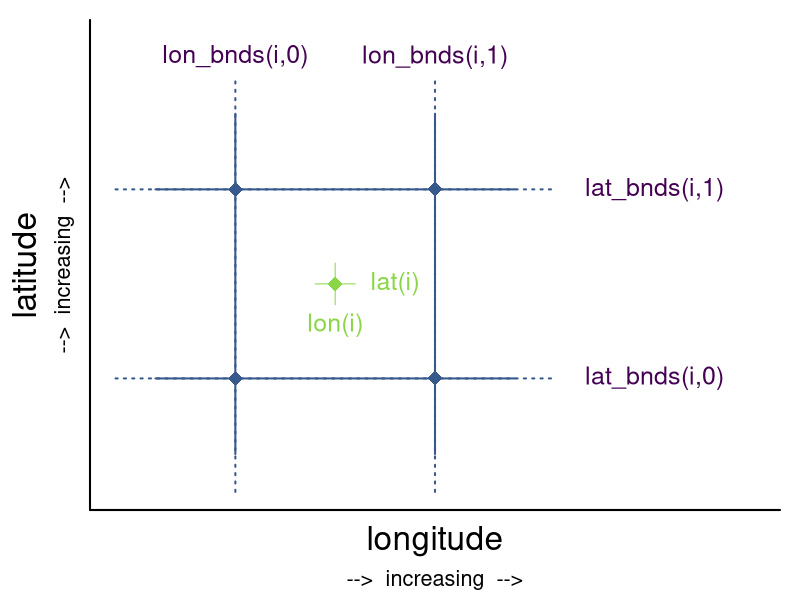

The R source for this figure:
# define lat and lon
lon = 10:10
lat = 54:54

lon_bnds = (10:11) - 0.5
lat_bnds = (54:55) - 0.5

dlon_solid = 0.4
dlat_solid = 0.4
dlon_dot = 0.6
dlat_dot = 0.6
dlon_text1 = 0.3
dlat_text1 = 0.22
dlon_text2 = 1.1
dlat_text2 = 0.7
dlon_max = 2*dlon_text2 - dlon_dot
dlat_max = 2*dlat_text2 - dlat_dot

nlon = length(lon)
nlat = length(lat)


# colors
col_grid_draw = '#38598CFF'
col_grid_text = '#440154FF'
col_cell_draw = '#8AD647FF'
col_cell_text = '#8AD647FF'


# write plot to file
png('pics/case_1D.png', width = 7, height = 5.2, units='in', res = 300)
# pdf('pics/case_1D.pdf', width = 7, height = 5.2, paper='special')
par(mar = c(4.5, 4.5, 1, 1))


# create base plot
plot(c(lon[1], lon[nlon]), c(lat[1], lat[nlat]),
     xlab = ' ', ylab = '',
     xlim = c(lon_bnds[1] - dlon_dot, lon_bnds[nlon+1] + dlon_max),
     ylim = c(lat_bnds[1] - dlat_dot, lat_bnds[nlat+1] + dlat_max),
     xaxt = 'n', yaxt = 'n',
     bty = 'n', type = 'n')
axis(1, at = c(0, 360), lwd = 2)
axis(2, at = c(0, 360), lwd = 2)
mtext('longitude', 1, line = +1.2, cex = 2)
mtext('-->  increasing  -->', 1, line = +3, cex = 1.3)
mtext('latitude', 2, line = 2.5, cex = 2)
mtext('-->  increasing  -->', 2, line = 0.8, cex = 1.3)


# add grid ----
# vertical lines, dotted
lines(rep(lon_bnds, each = 3), rep(c(lat_bnds[1] - dlat_dot, lat_bnds[nlat+1] + dlat_dot, NA), times = nlon+1), col = col_grid_draw, lwd = 2, lty = 'dotted')
# horizontal lines, dotted
lines(rep(c(lon_bnds[1] - dlon_dot, lon_bnds[nlon+1] + dlon_dot, NA), times = nlat+1), rep(lat_bnds, each = 3), col = col_grid_draw, lwd = 2, lty = 'dotted')

# vertical lines, solid
lines(rep(lon_bnds, each = 3), rep(c(lat_bnds[1] - dlat_solid, lat_bnds[nlat+1] + dlat_solid, NA), times = nlon+1), col = col_grid_draw, lwd = 2)
# horizontal lines, solid
lines(rep(c(lon_bnds[1] - dlon_solid, lon_bnds[nlon+1] + dlon_solid, NA), times = nlat+1), rep(lat_bnds, each = 3), col = col_grid_draw, lwd = 2)

# dots on grid intersection
points(rep(lon_bnds, each = nlat+1), rep(lat_bnds, times = nlon  +1), pch = 18, cex = 2, col = col_grid_draw)

# lines through grid cell center
lines(c(lon[1], lon[1]), c(lat[1] - dlat_text1/2, lat[1] + dlat_text1/2), col = col_cell_draw)
lines(c(lon[1] - dlon_text1/3, lon[1] + dlon_text1/3), c(lat[1], lat[1]), col = col_cell_draw)

# dots in the grid cell center
points(rep(lon, each = nlat), rep(lat, times = nlon), pch = 18, cex = 2, col = col_cell_draw)


# add text ----
# bnds
text(lon_bnds[1], lat_bnds[nlat+1] + dlat_text2, 'lon_bnds(i,0)', col = col_grid_text, cex = 1.5)
text(lon_bnds[2], lat_bnds[nlat+1] + dlat_text2, 'lon_bnds(i,1)', col = col_grid_text, cex = 1.5)
text(lon_bnds[nlon+1] + dlon_text2, lat_bnds[1], 'lat_bnds(i,0)', col = col_grid_text, cex = 1.5)
text(lon_bnds[nlon+1] + dlon_text2, lat_bnds[2], 'lat_bnds(i,1)', col = col_grid_text, cex = 1.5)
# grid cell center
text(lon[1], lat[1] - dlat_text1, 'lon(i)', col = col_cell_text, cex = 1.5)
text(lon[1] + dlon_text1, lat[1], 'lat(i)', col = col_cell_text, cex = 1.5)


# close picture output device
dev.off()

